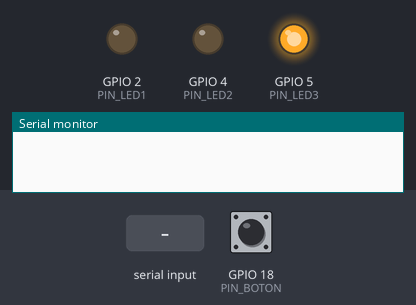
A sketch run on a simulated ESP32. On the bench: output pins drawn as LEDs (lit = HIGH), the last lines printed to the serial monitor. Dashed ring = blinking. Inputs (shaded band) come from the test bench; at power-on: GPIO 18 (PIN_BOTON) LOW.

Above: at 1.2 s.
1.3 s: "Alarma-OFF\n" received over Serial
At 2.6 s:
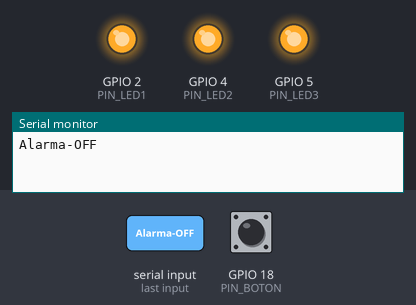
7.3 s: "1\n" received over Serial
At 8.2 s:
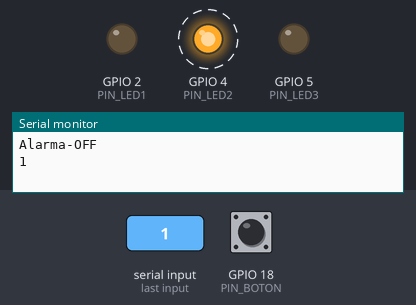
10.3 s: "Alarma-ON\n" received over Serial
At 14.05 s:
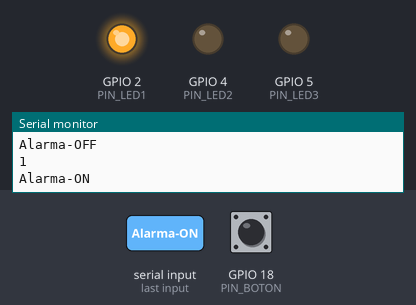
Timing chart, 0 to 14.3 s (numbered marks = the images above; inputs shaded):
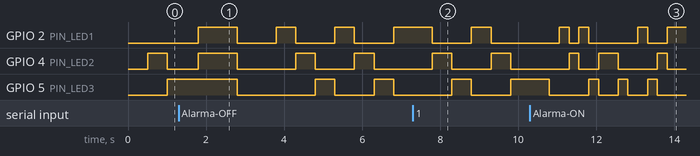

Measured:
- by itself, GPIO 2 (PIN_LED1): repeats every 1.5 s: LOW 1.0 s, HIGH 0.50 s

The sketch:

asignacion15_228724.ino
```cpp
#include <Bounce2.h>

#define NO_DEFINIDO -1
#define INICIAL 0
#define PREPARADA 1
#define ENCENDIDA 2
#define DESACTIVADA 3
#define PAUSA_SEGUNDO 1000  //Flashea cada segundo
#define PAUSA_MEDIO 500     //Flashea cada 500 ms
#define PAUSA_CUARTO 250    //Flashea cada 250 ms
#define PIN_BOTON 18
#define PIN_LED1 2
#define PIN_LED2 4
#define PIN_LED3 5

// Crea una instancia de la clase Bounce
Bounce debouncer = Bounce();

// Velocidad de transmisión del puerto serie
const unsigned int BAUD_RATE = 115200;

unsigned int estado_nuevo, estado_actual;
boolean cambiarEstado;
unsigned long tiempoAnterior, tiempoActual;
unsigned int led;  //Controla el estado del LED
int leds[] = { 2, 4, 5 };
char comando[11];
int contador = 0;
int aux = 0;


void setup() {

  // Establece la velocidad de transmisión del puerto
  // serie al valor BAUD_RATE
  Serial.begin(BAUD_RATE);
  // Establece el interruptor de boton al que se le
  // eliminara el ruido
  debouncer.attach(PIN_BOTON);
  // Establece el intervalo (en ms) de espera para eliminar
  // el ruido
  debouncer.interval(25);


  cambiarEstado = false;
  estado_actual = INICIAL;
  estado_nuevo = NO_DEFINIDO;

  pinMode(PIN_LED1, OUTPUT);
  pinMode(PIN_LED2, OUTPUT);
  pinMode(PIN_LED3, OUTPUT);
  pinMode(PIN_BOTON, INPUT);
}
void loop() {

  checarEvento();
  procesarTransicionEstado();
  procesarEstado();
}


void checarEvento() {
    // Actualiza el estadoBoton de la instancia del objeto Bounce.
  // Debe hacerse frecuentemente. Una vez en cada iteracion de
  // la funcion loop()
  debouncer.update();
  // Cambia el estado del led solo si el estado del boton cambio
  // de HIGH a LOW
  if (debouncer.fell()) {
    Serial.println("Alarma-ON");
  }

  // Si hay caracteres disponibles para lectura en el puerto serie
  if (Serial.available() > 0) {


    // Lee a lo mas 10 caracteres del puerto serie o hasta que se
    // presione la tecla Enter y los guarda en el arreglo
    // comando.
    int n = Serial.readBytesUntil('\n', comando, 11);
    // Todas las cadenas en C/C++ terminan en el carácter de fin
    // de cadena, ‘\n’.
    comando[n] = '\0';
    // Escribe el comando al puerto serie
    Serial.println(comando);
    cambiarEstado = true;
    delay(500);
  } else {
    cambiarEstado = false;
  }
}

void procesarTransicionEstado() {

  if (estado_actual == INICIAL) {
    estado_nuevo = PREPARADA;
    cambiarEstado = false;
  } else if (!strcmp(comando, "") == 0) {
    if (strcmp(comando, "Alarma-ON") == 0) {
      estado_nuevo = ENCENDIDA;

    } else

      //Si se lee el comando "Alarma-OFF"
      if (strcmp(comando, "Alarma-OFF") == 0) {
        // Enciende los LEDs de izquierda a derecha
        estado_nuevo = DESACTIVADA;
        // Escribe al puerto serie
        //Serial.println("Encendido de izquierda a derecha");
      }  // else {
         //estado_nuevo = DESCONOCIDO;
         // Escribe al puerto serie
         //Serial.println("Comando no existe");
         //}
    cambiarEstado = false;
  }
}

void procesarEstado() {
  if (estado_actual != estado_nuevo) {
    // Ejecuta las poscondiciones para el estado que se abandona
    if (estado_actual == PREPARADA)
      poscondicionPreparada();
    else if (estado_actual == ENCENDIDA)
      poscondicionEncendida();
    else if (estado_actual == DESACTIVADA)
      poscondicionDesactivada();


    // Ejecuta las precondiciones para el nuevo estado
    if (estado_nuevo == PREPARADA)
      precondicionPreparada();
    else if (estado_nuevo == ENCENDIDA)
      precondicionEncendida();
    else if (estado_nuevo == DESACTIVADA)
      precondicionDesactivada();

    estado_actual = estado_nuevo;  // Establece el estado al que se cambió
  }


  if (estado_actual == PREPARADA)
    preparada();
  else if (estado_actual == ENCENDIDA)
    encendida();
  else if (estado_actual == DESACTIVADA)
    desactivada();
}


void precondicionPreparada() {
  tiempoAnterior = 0;
  apagar();
}
void preparada() {
  barrerLTR(PAUSA_MEDIO);
}
void poscondicionPreparada() {
}


void precondicionEncendida() {
  tiempoAnterior = 0;
  apagar();
}
void encendida() {
  barrerAlarma();
}
void poscondicionEncendida() {
}


void precondicionDesactivada() {

  apagar();
  encender();
  delay(PAUSA_SEGUNDO);
  apagar();
  delay(PAUSA_SEGUNDO);
  tiempoAnterior = 0;
}

void desactivada() {
  barrerLTR(PAUSA_MEDIO);
}

void poscondicionDesactivada() {
}


void apagar() {
  led = LOW;  // Se apaga el LED
  for (int i = 0; i <= 2; i++) {
    digitalWrite(leds[i], led);
  }
}

void encender() {

  led = HIGH;  // Se enciende el LED
  for (int i = 0; i <= 2; i++) {
    digitalWrite(leds[i], led);
  }
}

void flashear(int pausa) {
  tiempoActual = millis();  //Tiempo transcurrido
  if ((tiempoActual - tiempoAnterior) > pausa) {
    led = !led;
    for (int i = 0; i <= 2; i++) {
      digitalWrite(leds[i], led);
    }
    tiempoAnterior = millis();
  }
}

void barrerLTR(int pausa) {
  tiempoActual = millis();  //Tiempo transcurrido
  if ((tiempoActual - tiempoAnterior) > pausa) {
    apagar();
    if (contador >= 2) {
      contador = 0;
    } else {
      contador++;
    }
    digitalWrite(leds[contador], HIGH);

    tiempoAnterior = millis();
  }
}

void barrerRTL(int pausa) {
  tiempoActual = millis();  //Tiempo transcurrido
  if ((tiempoActual - tiempoAnterior) > pausa) {
    apagar();
    if (contador <= 0) {
      contador = 2;
    } else {
      contador--;
    }
    digitalWrite(leds[contador], HIGH);

    tiempoAnterior = millis();
  }
}

void barrerAlarma() {
  tiempoActual = millis();  //Tiempo transcurrido

  if ((tiempoActual - tiempoAnterior) > PAUSA_CUARTO) {
    apagar();
    if (aux <= 2) {
      if (contador >= 3) {
        contador = 0;
      } else {
        contador++;
      }
      aux++;
    } else if (aux >= 3 && aux < 6) {
      if (contador <= 0) {
        contador = 2;
      } else {
        contador--;
      }
      aux++;
    } else {
      aux = 0;
    }

    digitalWrite(leds[contador], HIGH);

    tiempoAnterior = millis();
  }
}
```
